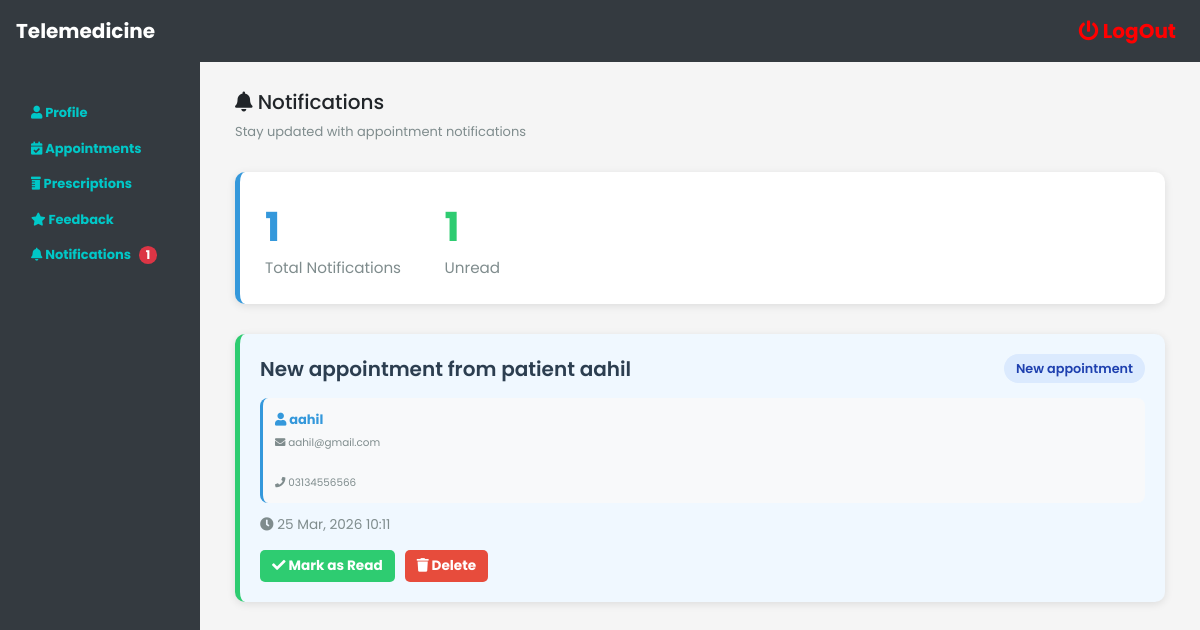
/doctor/notifications.php (signed in), run on the app's committed database.
### tables this page shows
CREATE TABLE `notifications` (
  `nid` int(11) NOT NULL,
  `doctorid` int(11) NOT NULL,
  `eid` int(11) NOT NULL,
  `patient_name` varchar(255) DEFAULT NULL,
  `patient_email` varchar(255) DEFAULT NULL,
  `patient_phone` varchar(20) DEFAULT NULL,
  `message` longtext DEFAULT NULL,
  `type` varchar(50) DEFAULT NULL,
  `is_read` int(11) DEFAULT 0,
  `created_at` timestamp NOT NULL DEFAULT current_timestamp()
);

### doctor/notifications.php (the view, shortened to what this page needs)
<?php
include '../conn.php';
$current_doctor_id = $_SESSION['tid'];
$notifications_query = "SELECT * FROM notifications WHERE doctorid = '$current_doctor_id' ORDER BY created_at DESC";
$notifications_result = mysqli_query($conn, $notifications_query);
$total_notifications = mysqli_num_rows($notifications_result);
?>
<!DOCTYPE html>
<html lang="en">
<head>
    <link rel="stylesheet" href="https://stackpath.bootstrapcdn.com/bootstrap/4.3.1/css/bootstrap.min.css">
    <link rel="stylesheet" href="https://cdnjs.cloudflare.com/ajax/libs/font-awesome/5.15.3/css/all.min.css">
</head>
<body>
<div class="container-fluid">
    <div class="row">
        <div class="col-md-2">
            <?php include 'sidebar.php'; ?>
        </div>
        <div class="col-md-10">
            <div class="notifications-container">
                <div class="title-header">
                    <h5><i class="fas fa-bell me-2"></i> Notifications</h5>
                    <p>Stay updated with appointment notifications</p>
                </div>
                <?php if ($total_notifications > 0): ?>
                    <div class="stats-header">
                        <div class="stat-item">
                            <div class="stat-number"><?php echo $total_notifications; ?></div>
                            <div class="stat-label">Total Notifications</div>
                        </div>
                        <div class="stat-item">
                            <div class="stat-number" style="color: var(--secondary-color);"><?php echo $unread_count; ?></div>
                            <div class="stat-label">Unread</div>
                        </div>
                    </div>
                <?php endif; ?>
                <?php if ($total_notifications > 0): ?>
                    <?php while ($notification = mysqli_fetch_array($notifications_result)): ?>
                        <div class="notification-card <?php echo $notification['is_read'] == 0 ? 'unread' : ''; ?>">
                            <div class="notification-header">
                                <div>
                                    <h5 class="notification-title"><?php echo htmlspecialchars($notification['message']); ?></h5>
                                </div>
                                <span class="notification-badge badge-<?php
                                    if ($notification['type'] === 'new_appointment') echo 'new-appointment';
                                    elseif ($notification['type'] === 'appointment_approved') echo 'approved';
                                    elseif ($notification['type'] === 'appointment_cancelled') echo 'cancelled';
                                ?>">
                                    <?php echo ucfirst(str_replace('_', ' ', $notification['type'])); ?>
                                </span>
                            </div>
                            <div class="notification-patient">
                                <strong><i class="fas fa-user me-1"></i> <?php echo htmlspecialchars($notification['patient_name']); ?></strong><br>
                                <small><i class="fas fa-envelope me-1"></i> <?php echo htmlspecialchars($notification['patient_email']); ?></small><br>
                                <small><i class="fas fa-phone me-1"></i> <?php echo htmlspecialchars($notification['patient_phone']); ?></small>
                            </div>
                            <div class="notification-timestamp">
                                <i class="fas fa-clock me-1"></i> <?php echo date('d M, Y H:i', strtotime($notification['created_at'])); ?>
                            </div>
                            <div class="notification-actions">
                                <?php if ($notification['is_read'] == 0): ?>
                                    <a href="?read=<?php echo $notification['nid']; ?>" class="btn-action btn-read">
                                        <i class="fas fa-check me-1"></i> Mark as Read
                                    </a>
                                <?php endif; ?>
                                <a href="?delete=<?php echo $notification['nid']; ?>" class="btn-action btn-delete" onclick="return confirm('Delete this notification?')">
                                    <i class="fas fa-trash me-1"></i> Delete
                                </a>
                            </div>
                        </div>
                    <?php endwhile; ?>
                <?php endif; ?>
            </div>
        </div>
    </div>
</div>
</body>
</html>

### style.css (style rules this page uses)
body { font-family: Arial, sans-serif; margin: 0; padding: 0; background-color: #f5f5f5; }

### doctor/notifications.php (style rules this page uses)
:root { --primary-color: #3498db; --secondary-color: #2ecc71; --dark-color: #2c3e50; --accent-color: #e74c3c; }
body { font-family: 'Poppins', sans-serif; background-color: #f5f5f5; }
.notifications-container { margin-top: 90px; margin-left: 20px; margin-right: 20px; }
.notification-card { background: white; border-radius: 10px; padding: 20px; margin-bottom: 20px; box-shadow: 0 2px 8px rgba(0,0,0,0.1); border-left: 5px solid var(--primary-color); transition: all 0.3s ease; }
.notification-card.unread { background: #f0f8ff; border-left-color: var(--secondary-color); }
.notification-header { display: flex; justify-content: space-between; align-items: center; margin-bottom: 15px; }
.notification-title { font-weight: 600; color: var(--dark-color); margin: 0; }
.notification-badge { display: inline-block; padding: 5px 12px; border-radius: 20px; font-size: 0.8rem; font-weight: 600; }
.badge-new-appointment { background: #dbeafe; color: #1e40af; }
.notification-patient { background: #f8f9fa; padding: 12px; border-radius: 8px; margin: 12px 0; border-left: 3px solid var(--primary-color); }
.notification-patient strong { color: var(--primary-color); }
.notification-patient small { display: block; color: #7f8c8d; margin-top: 5px; }
.notification-timestamp { font-size: 0.85rem; color: #7f8c8d; }
.notification-actions { display: flex; gap: 10px; margin-top: 15px; }
.btn-action { padding: 6px 12px; border: none; border-radius: 5px; cursor: pointer; font-size: 0.85rem; transition: all 0.3s ease; text-decoration: none; }
.btn-read { background: var(--secondary-color); color: white; }
.btn-delete { background: var(--accent-color); color: white; }
.stats-header { background: white; padding: 25px; border-radius: 10px; margin-bottom: 30px; box-shadow: 0 2px 8px rgba(0,0,0,0.1); border-left: 5px solid var(--primary-color); }
.stat-item { display: inline-block; margin-right: 40px; }
.stat-number { font-size: 2.5rem; font-weight: 700; color: var(--primary-color); }
.stat-label { color: #7f8c8d; font-size: 0.95rem; }
.title-header { margin-bottom: 30px; }
.title-header p { color: #7f8c8d; }

### doctor/sidebar.php (style rules this page uses)
body { font-family: 'Poppins', sans-serif; margin: 0; padding: 0; background-color: #f5f5f5; font-size: 13px; }
@media (min-width: 768px) { a { color: rgb(0,200,200); font-weight: bold; } }

### data on the page
notifications: message "New appointment from patient aahil", type "New appointment", patient_name "aahil", patient_email "aahil@gmail.com", patient_phone "03134556566", created_at "25 Mar, 2026 10:11"

### other printed values
$unread_count "1"
$total_notifications "1"
